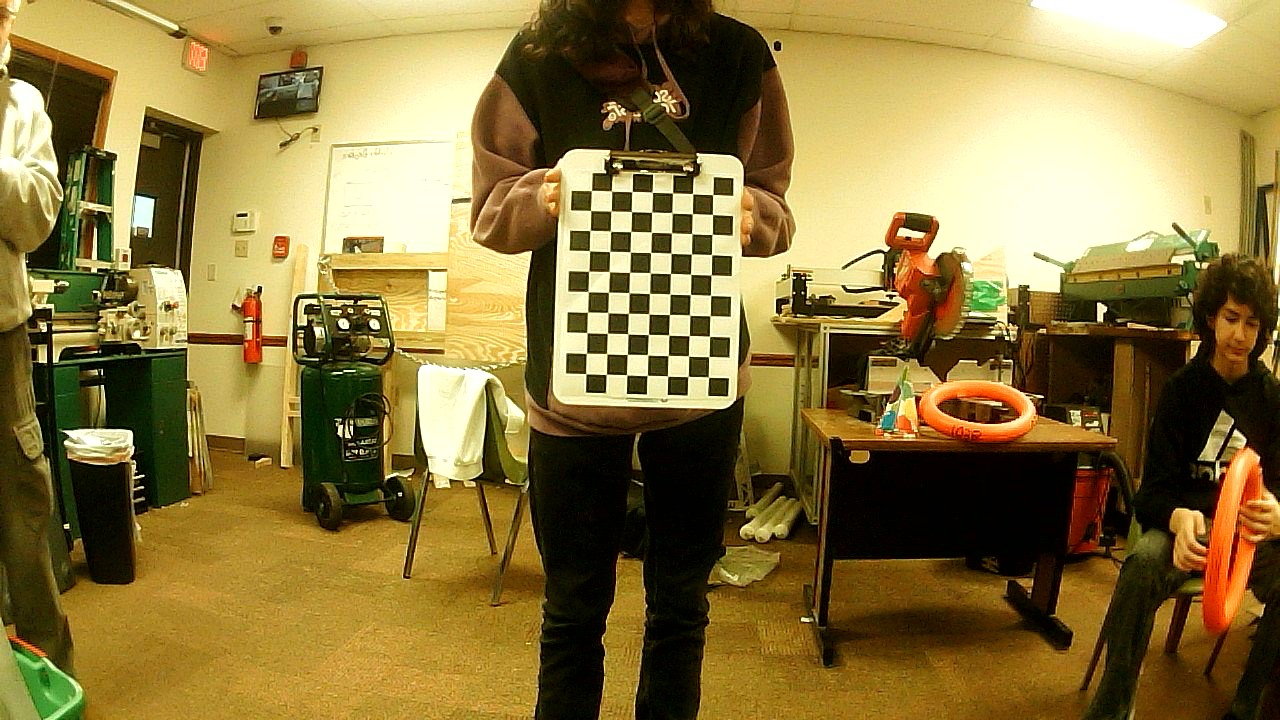
#> input picture calibration_images/Camera shot 2024-04-02 at 6.14.49 PM.jpeg, 1280 x 720 px; its folder holds only this picture in this run
$ python calibration.py
#> lines starting #> are read from the running program, lines starting #| are printed output that depends on the picture; after the words box and inside, x2 and y2 are one past the last pixel; in counts of white or black regions, pixels touching at a corner belong together; long printed decimals are rounded
import cv2
from numpy import zeros, mgrid, float32
from glob import glob
from typing import Tuple, Any

# Size of each square in meters
SQUARE_SIZE: float = 0.025  # 25mm in meters

# Define the grid dimensions (number of inner corners)
GRID_SIZE: Tuple[int, int] = (10, 7)

# Prepare object points
OBJP = zeros((GRID_SIZE[0] * GRID_SIZE[1], 3), float32)
OBJP[:, :2] = mgrid[0:GRID_SIZE[0], 0:GRID_SIZE[1]].T.reshape(-1, 2) # * square_size
# Arrays to store object points and image points from all the images.
objpoints: Any = []  # 3d point in real world space
imgpoints: Any = []  # 2d points in image plane.

# Read images and find chessboard corners
images = glob(r"calibration_images/*.jpeg")  # Change the path to your calibration images

criteria = (cv2.TERM_CRITERIA_EPS + cv2.TERM_CRITERIA_MAX_ITER, 30, 0.001)

for fname in images:
    print(fname)
    img = cv2.imread(fname)
#> img is the input picture: shape (720, 1280, 3); mean B, G, R 63.2, 118.3, 138.5
    gray = cv2.cvtColor(img, cv2.COLOR_BGR2GRAY)
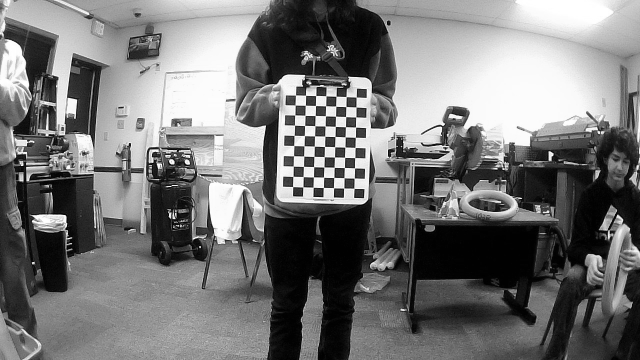
#> gray: shape (720, 1280) (shown at 1/2 size); min 0, max 255, mean 118.1

    # Find the chessboard corners
    ret, corners = cv2.findChessboardCorners(gray, GRID_SIZE, None)
#> ret = True; corners = 70 rows, first 8: [712.7, 194.7], [712.5, 214.4], [712.2, 234.3], [711.5, 254.5], [711, 274.8], [710.6, 295.3], [709.9, 315.8], [709.6, 336.4]

    # If found, add object points, image points (after refining them)
    if ret:
        objpoints.append(OBJP)

        corners2 = cv2.cornerSubPix(gray, corners, (11, 11), (-1, -1), criteria)
#> corners2 = 70 rows, first 8: [712.7, 194.6], [712.5, 214.5], [712.2, 234.4], [711.6, 254.6], [711.2, 275], [710.6, 295.4], [710.2, 315.7], [709.5, 336.3]
        imgpoints.append(corners2)
        cv2.drawChessboardCorners(img, (8,8), corners2, ret)
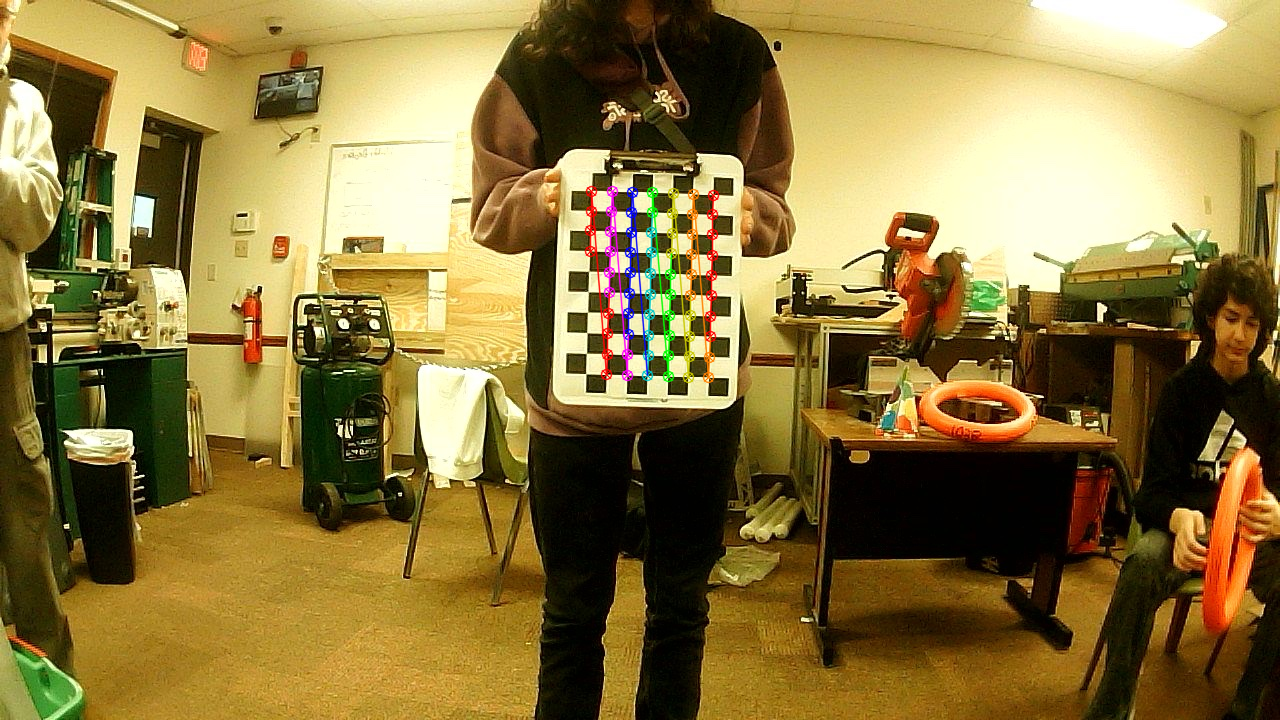
#> img: shape (720, 1280, 3); 1.22% of pixels changed, all inside (x1, y1, x2, y2) = (584, 185, 720, 384)
        while True:
            cv2.imshow('img', img)
            if cv2.waitKey(1) & 0xFF == ord("q"):
#> (key q is pressed here)
                break

# Calibrate camera
_, mtx, _, _, _ = cv2.calibrateCamera(objpoints, imgpoints, gray.shape[::-1], None, None)
#> mtx = [[601.8, 0, 612.9], [0, 603.8, 357.5], [0, 0, 1]]

# Extract focal length and principal point from the camera matrix

print(f"Focal Length: (fx, fy) = {(mtx[0, 0], mtx[1, 1])}")
#| Focal Length: (fx, fy) = (601.787, 603.770)
print(f"Principal Point: (cx, cy) = {(mtx[0, 2], mtx[1, 2])}")
#| Principal Point: (cx, cy) = (612.860, 357.524)

$ run again, on calibration_images/Camera shot 2024-04-02 at 6.15.01 PM.jpeg
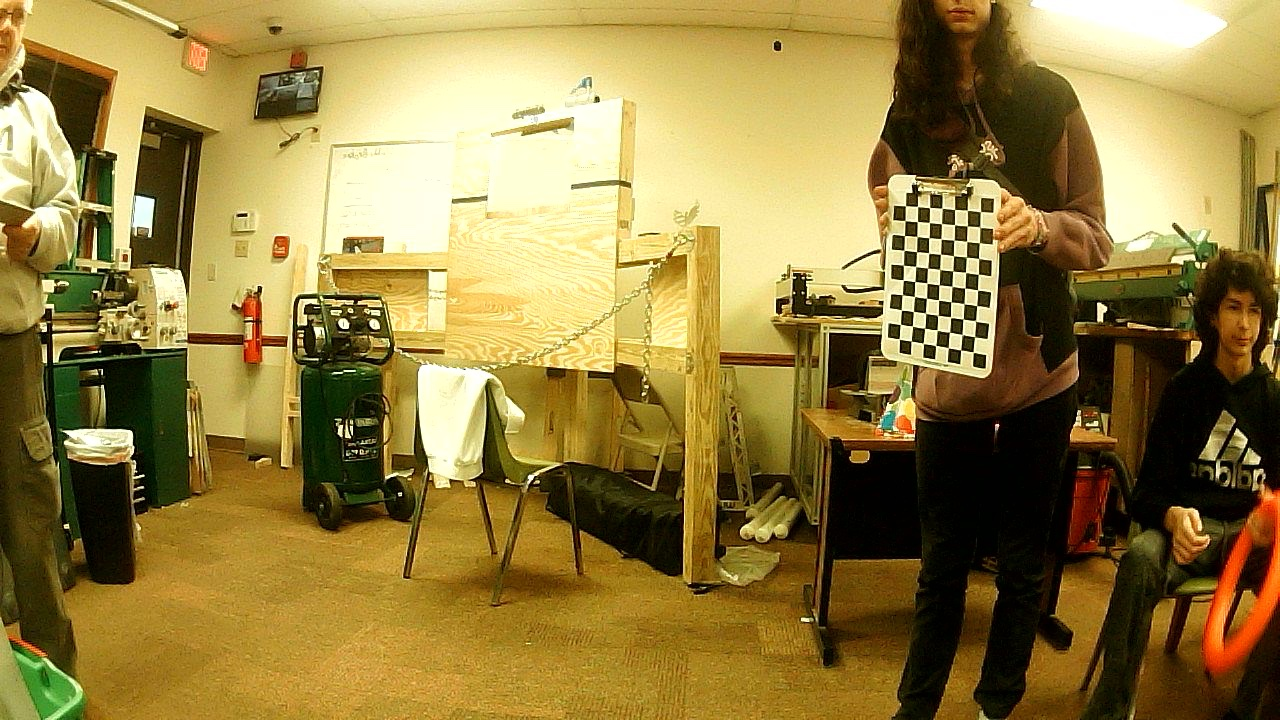
#> input picture calibration_images/Camera shot 2024-04-02 at 6.15.01 PM.jpeg, 1280 x 720 px
#> img is the input picture: shape (720, 1280, 3); mean B, G, R 65.8, 126.6, 147.6
#> `gray = cv2.cvtColor(img, cv2.COLOR_BGR2GRAY)`:
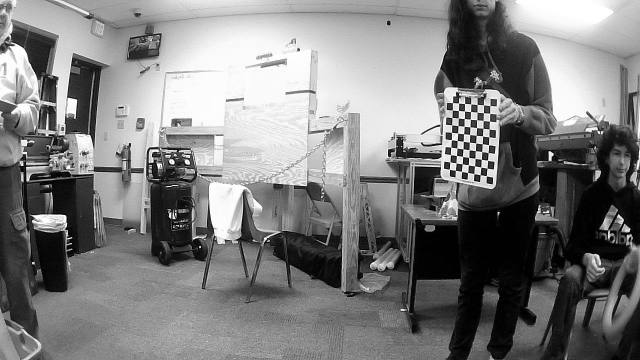
#> gray: shape (720, 1280) (shown at 1/2 size); min 0, max 255, mean 126
#> ret = True; corners = 70 rows, first 8: [980.5, 211.6], [979.5, 226.8], [979.3, 242.8], [978.6, 258.4], [978.4, 274.3], [977.7, 290.1], [976.7, 305.7], [975.2, 320.5]
#> corners2 = 70 rows, first 8: [980.4, 211.6], [979.7, 227.2], [979.3, 242.8], [972.8, 257.6], [978.4, 274.3], [977.5, 289.9], [976.8, 305.5], [968.6, 320.4]
#> `cv2.drawChessboardCorners(img, (8,8), corners2, ret)`:
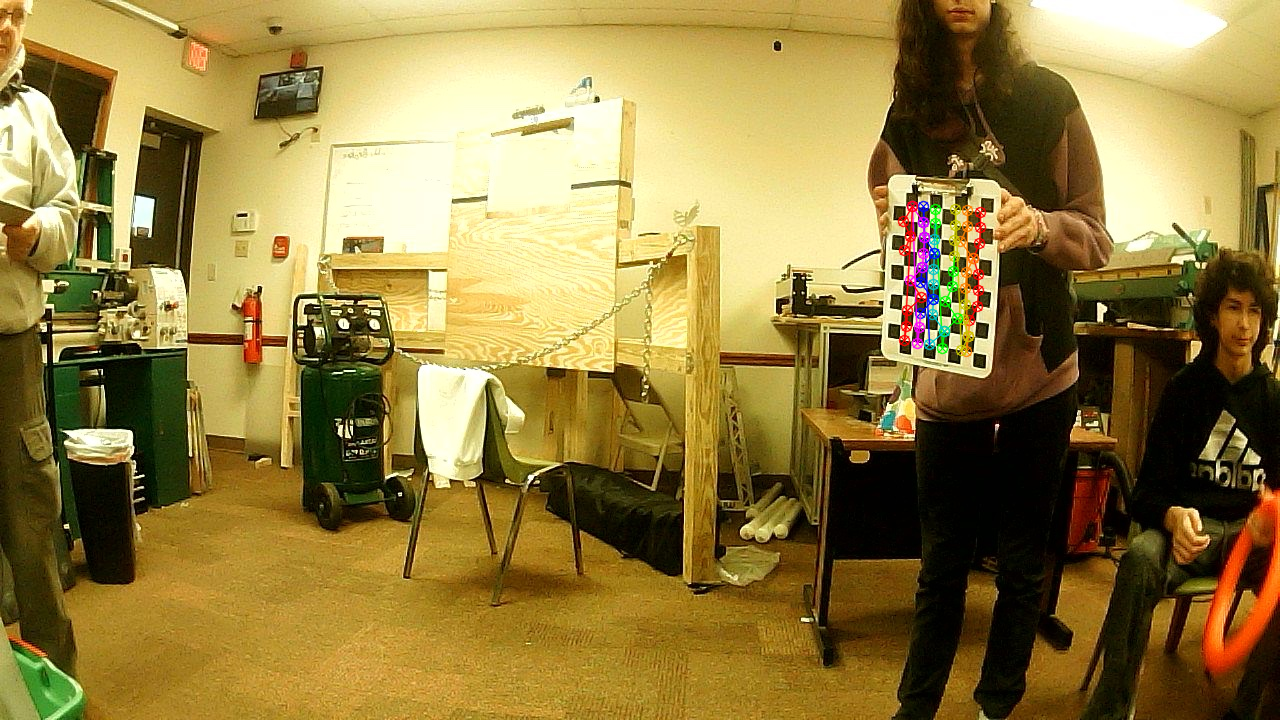
#> img: shape (720, 1280, 3); 0.86% of pixels changed, all inside (x1, y1, x2, y2) = (897, 200, 987, 358)
#> mtx = [[603.9, 0, 635.3], [0, 901, 301.9], [0, 0, 1]]
#| Focal Length: (fx, fy) = (603.941, 901.030)
#| Principal Point: (cx, cy) = (635.252, 301.933)

$ run again, on calibration_images/Camera shot 2024-04-02 at 6.15.05 PM.jpeg
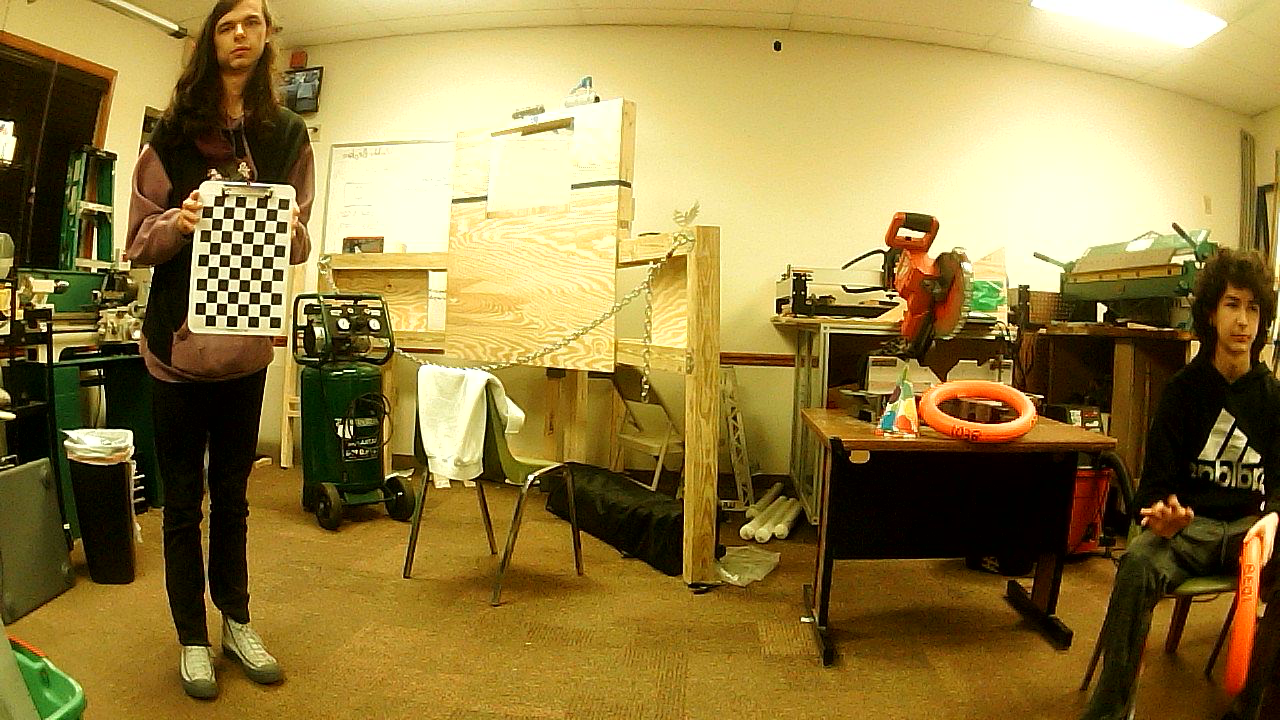
#> input picture calibration_images/Camera shot 2024-04-02 at 6.15.05 PM.jpeg, 1280 x 720 px
#> img is the input picture: shape (720, 1280, 3); mean B, G, R 65.7, 125.2, 147
#> `gray = cv2.cvtColor(img, cv2.COLOR_BGR2GRAY)`:
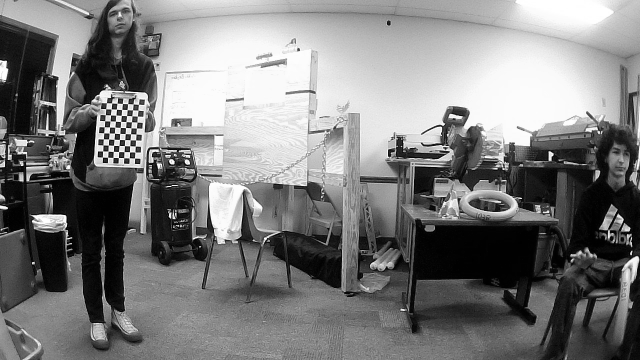
#> gray: shape (720, 1280) (shown at 1/2 size); min 0, max 255, mean 124.9
#> ret = True; corners = 70 rows, first 8: [277.3, 209.2], [276.5, 220.9], [275.3, 232.6], [274.6, 244.7], [273.3, 256.5], [272.5, 268.5], [271.5, 280.5], [270.9, 292.6]
#> corners2 = 70 rows, first 8: [270.8, 205.3], [270.2, 226.2], [270.2, 226.2], [268.1, 251.2], [268.1, 251.2], [266.9, 261.7], [267.3, 274.4], [264.7, 298.8]
#> `cv2.drawChessboardCorners(img, (8,8), corners2, ret)`:
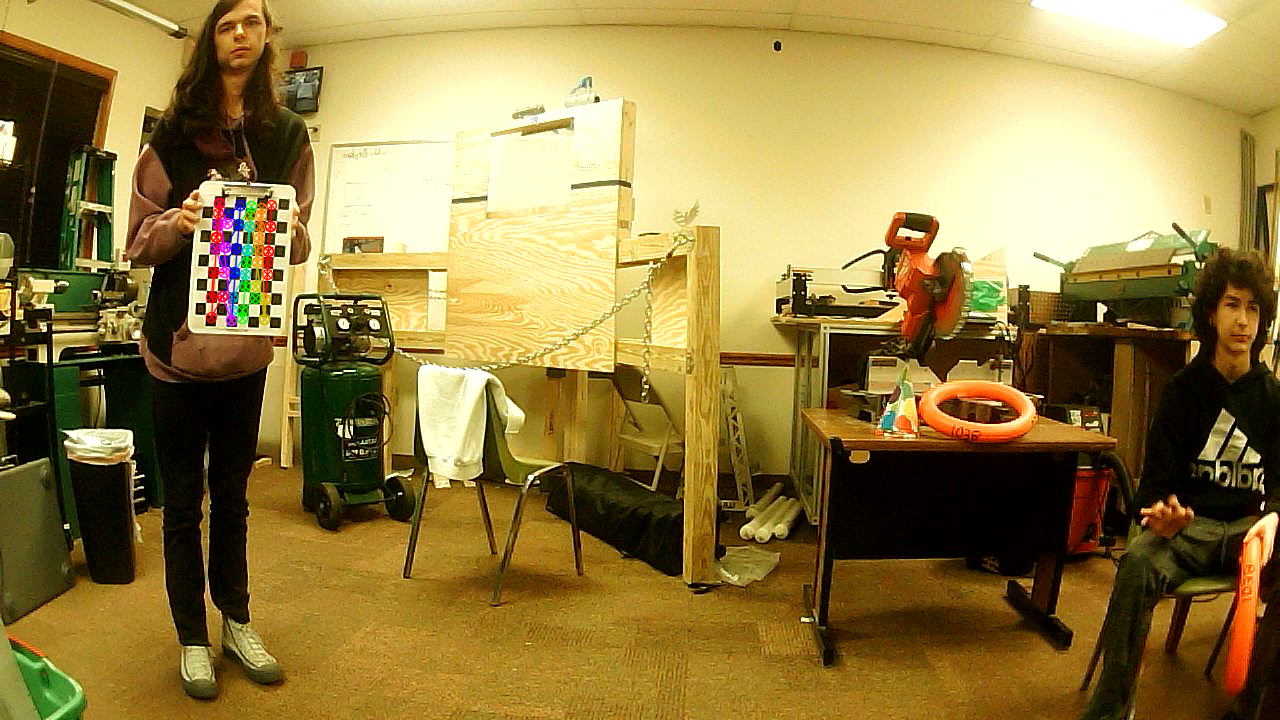
#> img: shape (720, 1280, 3); 0.64% of pixels changed, all inside (x1, y1, x2, y2) = (205, 197, 278, 327)
#> mtx = [[6923.9, 0, 515.2], [0, 2627.5, 428], [0, 0, 1]]
#| Focal Length: (fx, fy) = (6923.949, 2627.491)
#| Principal Point: (cx, cy) = (515.191, 427.995)
